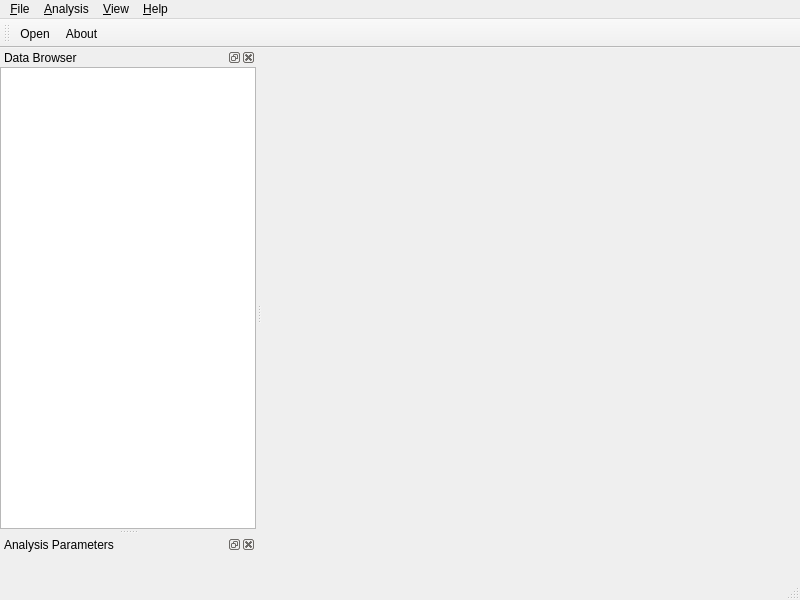
<?xml version="1.0" encoding="UTF-8"?>
<ui version="4.0">
 <class>voMainWindow</class>
 <widget class="QMainWindow" name="voMainWindow">
  <property name="geometry">
   <rect>
    <x>0</x>
    <y>0</y>
    <width>800</width>
    <height>600</height>
   </rect>
  </property>
  <property name="windowTitle">
   <string>MainWindow</string>
  </property>
  <widget class="QWidget" name="centralwidget"/>
  <widget class="QMenuBar" name="menubar">
   <property name="geometry">
    <rect>
     <x>0</x>
     <y>0</y>
     <width>800</width>
     <height>27</height>
    </rect>
   </property>
   <widget class="QMenu" name="menuFile">
    <property name="title">
     <string>&amp;File</string>
    </property>
    <addaction name="actionFileOpen"/>
    <addaction name="actionFileExit"/>
   </widget>
   <widget class="QMenu" name="menuAnalysis">
    <property name="title">
     <string>&amp;Analysis</string>
    </property>
   </widget>
   <widget class="QMenu" name="menuHelp">
    <property name="title">
     <string>&amp;Help</string>
    </property>
    <addaction name="actionHelpAbout"/>
   </widget>
   <widget class="QMenu" name="menu_View">
    <property name="title">
     <string>&amp;View</string>
    </property>
    <addaction name="actionViewDataBrowser"/>
    <addaction name="actionViewAnalysisParameters"/>
   </widget>
   <addaction name="menuFile"/>
   <addaction name="menuAnalysis"/>
   <addaction name="menu_View"/>
   <addaction name="menuHelp"/>
  </widget>
  <widget class="QStatusBar" name="statusbar"/>
  <widget class="QToolBar" name="toolBar">
   <property name="windowTitle">
    <string>Visomics Action</string>
   </property>
   <attribute name="toolBarArea">
    <enum>TopToolBarArea</enum>
   </attribute>
   <attribute name="toolBarBreak">
    <bool>false</bool>
   </attribute>
   <addaction name="actionFileOpen"/>
   <addaction name="actionHelpAbout"/>
  </widget>
  <widget class="QDockWidget" name="DataBrowserDockWidget">
   <property name="windowTitle">
    <string>Data Browser</string>
   </property>
   <attribute name="dockWidgetArea">
    <number>1</number>
   </attribute>
   <widget class="QWidget" name="DataBrowserDockWidgetContents">
    <layout class="QVBoxLayout" name="verticalLayout">
     <property name="spacing">
      <number>0</number>
     </property>
     <property name="margin">
      <number>0</number>
     </property>
     <item>
      <widget class="voDataBrowserWidget" name="DataBrowserWidget">
       <property name="headerHidden">
        <bool>true</bool>
       </property>
      </widget>
     </item>
    </layout>
   </widget>
  </widget>
  <widget class="QDockWidget" name="AnalysisParameterDockWidget">
   <property name="windowTitle">
    <string>Analysis Parameters</string>
   </property>
   <attribute name="dockWidgetArea">
    <number>1</number>
   </attribute>
   <widget class="QWidget" name="AnalysisParameterDockWidgetContents">
    <layout class="QVBoxLayout" name="verticalLayout_2">
     <property name="margin">
      <number>0</number>
     </property>
     <item>
      <widget class="voAnalysisParameterEditorWidget" name="AnalysisParameterEditorWidget" native="true"/>
     </item>
    </layout>
   </widget>
  </widget>
  <action name="actionFileOpen">
   <property name="icon">
    <iconset resource="../VisomicsApp.qrc">
     <normaloff>:/Icons/open.png</normaloff>:/Icons/open.png</iconset>
   </property>
   <property name="text">
    <string>&amp;Open</string>
   </property>
   <property name="statusTip">
    <string>Open an existing csv file</string>
   </property>
  </action>
  <action name="actionFileExit">
   <property name="text">
    <string>E&amp;xit</string>
   </property>
   <property name="statusTip">
    <string>Exit the application</string>
   </property>
   <property name="shortcut">
    <string>Ctrl+Q</string>
   </property>
  </action>
  <action name="actionHelpAbout">
   <property name="icon">
    <iconset resource="../VisomicsApp.qrc">
     <normaloff>:/Icons/help.png</normaloff>:/Icons/help.png</iconset>
   </property>
   <property name="text">
    <string>&amp;About</string>
   </property>
   <property name="statusTip">
    <string>Show the application's About box</string>
   </property>
  </action>
  <action name="actionAnalysisRawData">
   <property name="text">
    <string>Raw Data</string>
   </property>
   <property name="statusTip">
    <string>Input data</string>
   </property>
   <property name="shortcut">
    <string>Ctrl+R</string>
   </property>
  </action>
  <action name="actionAnalysisPCA">
   <property name="text">
    <string>PCA</string>
   </property>
   <property name="statusTip">
    <string>Run PCA</string>
   </property>
   <property name="shortcut">
    <string>Ctrl+P</string>
   </property>
  </action>
  <action name="actionAnalysisPCA2">
   <property name="text">
    <string>PCA2</string>
   </property>
  </action>
  <action name="actionViewDataBrowser">
   <property name="checkable">
    <bool>true</bool>
   </property>
   <property name="checked">
    <bool>true</bool>
   </property>
   <property name="text">
    <string>Data Browser</string>
   </property>
  </action>
  <action name="actionViewAnalysisParameters">
   <property name="checkable">
    <bool>true</bool>
   </property>
   <property name="checked">
    <bool>true</bool>
   </property>
   <property name="text">
    <string>Analysis Parameters</string>
   </property>
  </action>
 </widget>
 <customwidgets>
  <customwidget>
   <class>voAnalysisParameterEditorWidget</class>
   <extends>QWidget</extends>
   <header>voAnalysisParameterEditorWidget.h</header>
   <container>1</container>
  </customwidget>
  <customwidget>
   <class>voDataBrowserWidget</class>
   <extends>QTreeView</extends>
   <header>voDataBrowserWidget.h</header>
  </customwidget>
 </customwidgets>
 <resources>
  <include location="../VisomicsApp.qrc"/>
 </resources>
 <connections>
  <connection>
   <sender>actionViewAnalysisParameters</sender>
   <signal>triggered(bool)</signal>
   <receiver>AnalysisParameterDockWidget</receiver>
   <slot>setVisible(bool)</slot>
   <hints>
    <hint type="sourcelabel">
     <x>-1</x>
     <y>-1</y>
    </hint>
    <hint type="destinationlabel">
     <x>127</x>
     <y>536</y>
    </hint>
   </hints>
  </connection>
  <connection>
   <sender>actionViewDataBrowser</sender>
   <signal>triggered(bool)</signal>
   <receiver>DataBrowserDockWidget</receiver>
   <slot>setVisible(bool)</slot>
   <hints>
    <hint type="sourcelabel">
     <x>-1</x>
     <y>-1</y>
    </hint>
    <hint type="destinationlabel">
     <x>127</x>
     <y>278</y>
    </hint>
   </hints>
  </connection>
  <connection>
   <sender>AnalysisParameterDockWidget</sender>
   <signal>visibilityChanged(bool)</signal>
   <receiver>actionViewAnalysisParameters</receiver>
   <slot>setChecked(bool)</slot>
   <hints>
    <hint type="sourcelabel">
     <x>127</x>
     <y>537</y>
    </hint>
    <hint type="destinationlabel">
     <x>-1</x>
     <y>-1</y>
    </hint>
   </hints>
  </connection>
  <connection>
   <sender>DataBrowserDockWidget</sender>
   <signal>visibilityChanged(bool)</signal>
   <receiver>actionViewDataBrowser</receiver>
   <slot>setChecked(bool)</slot>
   <hints>
    <hint type="sourcelabel">
     <x>127</x>
     <y>277</y>
    </hint>
    <hint type="destinationlabel">
     <x>-1</x>
     <y>-1</y>
    </hint>
   </hints>
  </connection>
 </connections>
</ui>
